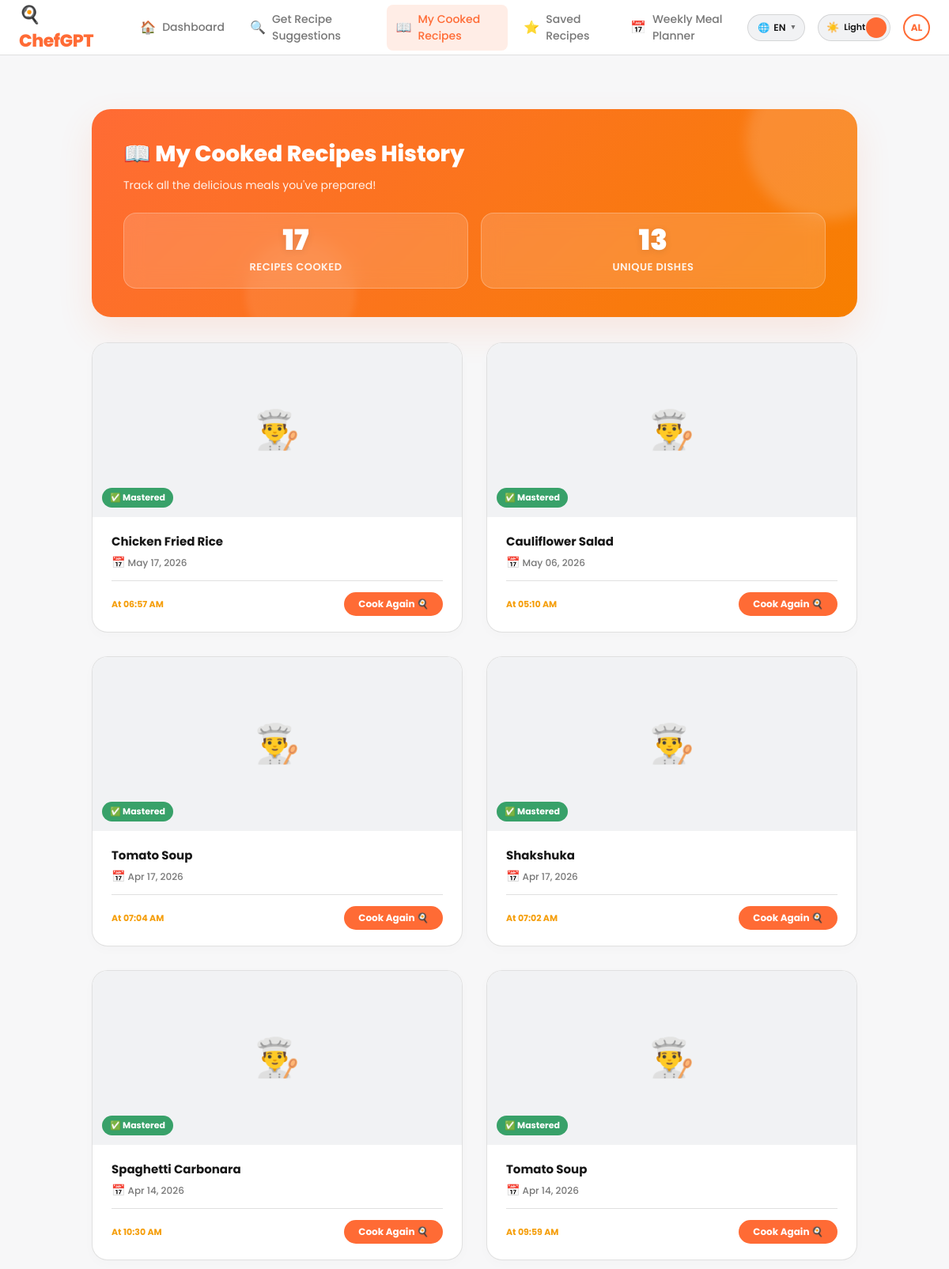
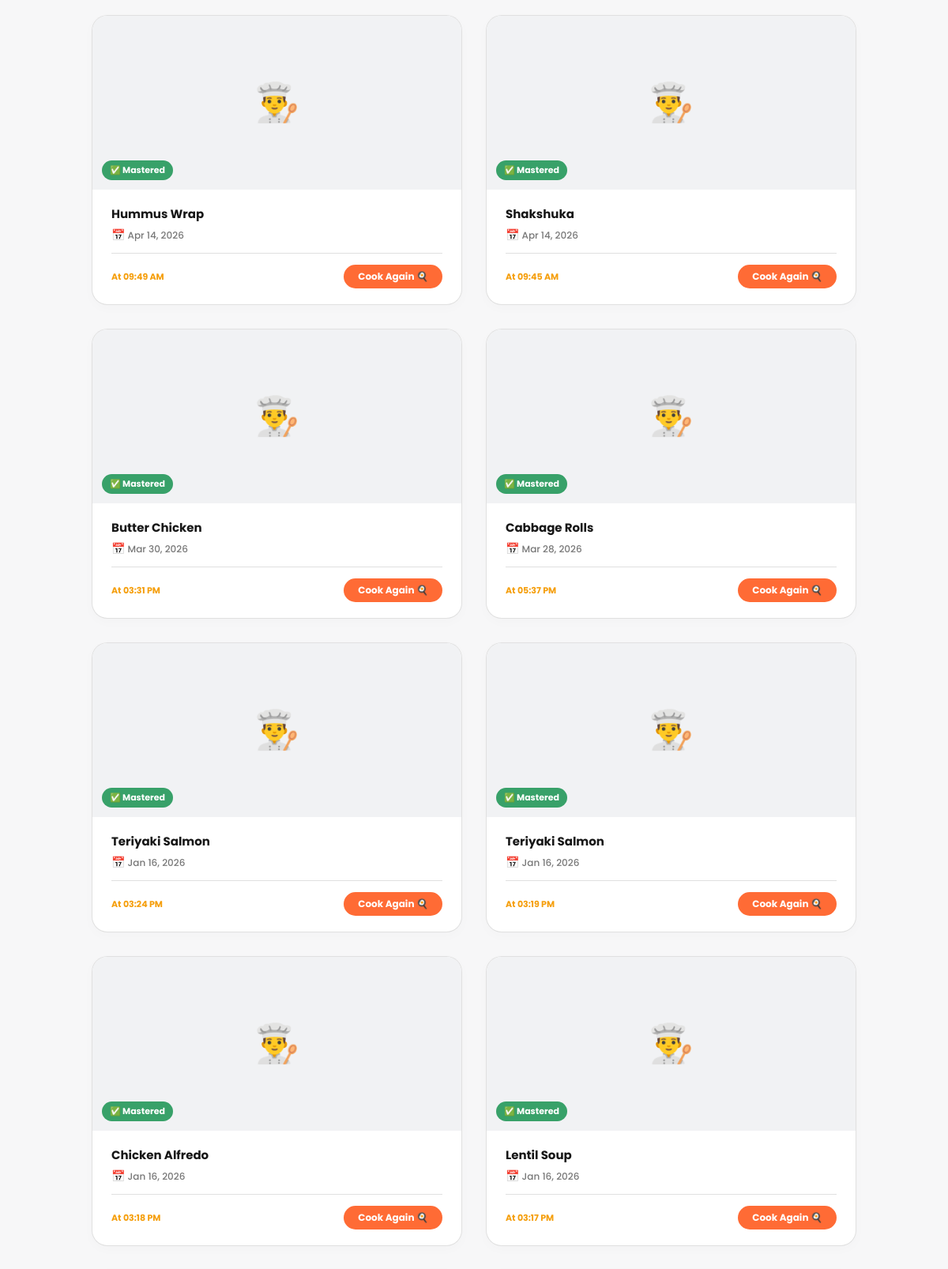
The app's page /cooked-history (signed in, upper part) with its own data (2 pictures, top to bottom).
### app.py (models this page shows)
class User(UserMixin, db.Model):
    id = db.Column(db.Integer, primary_key=True)
    username = db.Column(db.String(80), unique=True, nullable=False)
    email = db.Column(db.String(120), unique=True, nullable=False)
    password = db.Column(db.String(200), nullable=False)
    created_at = db.Column(db.DateTime, default=datetime.utcnow)
    role = db.Column(db.String(20), nullable=False, default='user')

class CookedRecipe(db.Model):
    __tablename__ = 'cooked_recipes'
    id = db.Column(db.Integer, primary_key=True)
    user_id = db.Column(db.Integer, db.ForeignKey('user.id'), nullable=False)
    recipe_id = db.Column(db.Integer, nullable=False)
    recipe_name = db.Column(db.String(200), nullable=False)
    cooked_at = db.Column(db.DateTime, default=datetime.utcnow)
    user = db.relationship('User', backref='cooked_recipes')

### app.py (the view)
@app.route("/cooked-history")
@login_required
def cooked_history():
    cooked_recipes = CookedRecipe.query.filter_by(user_id=current_user.id)\
        .order_by(CookedRecipe.cooked_at.desc()).all()
    return render_template("cooked_history.html", recipes=cooked_recipes)

### app.py (called while the page is built)
@login_manager.user_loader
def load_user(user_id):
    return User.query.get(int(user_id))

### templates/cooked_history.html (shortened to what this page needs)
{% extends "base.html" %}
{% block extra_head %}
    <link rel="stylesheet" href="{{ url_for('static', filename='css/history.css') }}">
{% endblock %}
{% block content %}
    <div class="container">
        <div class="page-header">
            <h2>📖 My Cooked Recipes History</h2>
            <p>Track all the delicious meals you've prepared!</p>
            <div class="stats">
                <div class="stat-card">
                    <div class="stat-number">{{ recipes|length }}</div>
                    <div class="stat-label">Recipes Cooked</div>
                </div>
                <div class="stat-card">
                    <div class="stat-number">{{ recipes|map(attribute='recipe_id')|unique|list|length }}</div>
                    <div class="stat-label">Unique Dishes</div>
                </div>
            </div>
        </div>
        {% if recipes|length == 0 %}
            <div class="empty-state">
                <div style="font-size: 48px; margin-bottom: 16px;">🍽️</div>
                <h3>No Recipes Cooked Yet</h3>
                <p>Start your cooking journey by finding recipes and marking them as cooked!</p>
                <a href="{{ url_for('recommend_page') }}">Find Recipes to Cook</a>
            </div>
        {% else %}
            <div class="recipe-grid">
            {% for cooked in recipes %}
                <div class="recipe-card" onclick="window.location.href='{{ url_for('recipe_detail', recipe_id=cooked.recipe_id) }}'">
                    <div class="recipe-card-img">
                        <div class="recipe-img-placeholder">👨‍🍳</div>
                        <div class="recipe-time-badge" style="background: #38A169;">✅ Mastered</div>
                    </div>
                    <div class="recipe-card-body">
                        <div class="recipe-card-name" style="font-size: 15px;">{{ cooked.recipe_name }}</div>
                        <div class="recipe-card-meta" style="color: var(--muted); font-weight: 500; margin-top: 4px;">
                            <span style="font-size: 14px;">📅</span> {{ cooked.cooked_at.strftime('%b %d, %Y') }}
                        </div>
                        <div class="recipe-card-footer" style="margin-top: 12px;">
                            <div class="recipe-rating" style="font-size: 11px;">At {{ cooked.cooked_at.strftime('%I:%M %p') }}</div>
                            <div class="recipe-view-btn" style="background: var(--brand);">Cook Again 🍳</div>
                        </div>
                    </div>
                </div>
            {% endfor %}
            </div>
        {% endif %}
    </div>
{% endblock %}

### templates/base.html (shortened to what this page needs)
<!DOCTYPE html>
<html lang="en">
<head>
    <link rel="stylesheet" href="{{ url_for('static', filename='css/dashboard.css') }}">
    {% block extra_head %}{% endblock %}
</head>
<body>
<div class="dashboard-layout">
  <header class="top-navbar">
    <div class="navbar-left">
      <div class="sidebar-logo">🍳 ChefGPT</div>
      <nav class="top-nav-links">
        <a href="{{ url_for('dashboard') }}" class="nav-item {% if request.endpoint == 'dashboard' %}active{% endif %}">
          <span class="nav-icon">🏠</span> Dashboard</a>
        <a href="{{ url_for('recommend_page') }}" class="nav-item {% if request.endpoint == 'recommend_page' %}active{% endif %}">
          <span class="nav-icon">🔍</span> Get Recipe Suggestions</a>
        <a href="{{ url_for('cooked_history') }}" class="nav-item {% if request.endpoint == 'cooked_history' %}active{% endif %}">
          <span class="nav-icon">📖</span> My Cooked Recipes</a>
        <a href="{{ url_for('saved_recipes') }}" class="nav-item {% if request.endpoint == 'saved_recipes' %}active{% endif %}">
          <span class="nav-icon">⭐</span> Saved Recipes</a>
        <a href="{{ url_for('meal_planner') }}" class="nav-item {% if request.endpoint == 'meal_planner' %}active{% endif %}">
          <span class="nav-icon">📅</span> Weekly Meal Planner</a>
      </nav>
    </div>
    <div class="navbar-right">
      <div class="lang-switcher" id="langSwitcher">
        <button class="lang-toggle-btn" id="langToggleBtn" onclick="toggleLangDropdown()" aria-label="Change language">
          <span id="langFlag">🌐</span>
          <span id="langLabel">EN</span>
          <span class="lang-caret">▾</span>
        </button>
      </div>
      <button class="theme-switch" type="button" onclick="toggleTheme()" aria-label="Toggle theme">
        <span class="theme-switch-icon" id="themeIcon">🌙</span>
        <span class="theme-switch-text" id="themeText">Dark</span>
        <span class="theme-switch-knob"></span>
      </button>
      <div class="avatar" onclick="openProfileDrawer()" style="border: 2px solid var(--brand); cursor: pointer;" title="Open Profile">{{ current_user.username[:2].upper() if current_user.is_authenticated else '' }}</div>
    </div>
  </header>
  <main class="main-content">
    <div class="page-content">
      {% block content %}{% endblock %}
    </div>
  </main>
</div>
        {% set diet_options = [('omnivore','🍽️ No Restrictions','Eats everything'),('vegetarian','🥦 Vegetarian','No meat, dairy & eggs ok'),('vegan','🌱 Vegan','No animal products'),('halal','☪️ Halal','No pork & alcohol')] %}
</body>
</html>

### static/css/history.css (style rules this page uses)
.container { max-width: 1000px; margin: 20px auto; padding: 0 16px; animation: slideUp 0.4s ease-out forwards; }
.page-header { background: linear-gradient(135deg, var(--brand) 0%, #f77f00 100%); padding: 36px 40px; border-radius: 24px; margin-bottom: 32px; position: relative; overflow: hidden; box-shadow: var(--shadow); color: white; }
.page-header::before { content: ''; position: absolute; top: -60px; right: -60px; width: 200px; height: 200px; background: rgba(255,255,255,0.15); border-radius: 50%; filter: blur(8px); }
.page-header::after { content: ''; position: absolute; bottom: -40px; left: 20%; width: 140px; height: 140px; background: rgba(255,255,255,0.08); border-radius: 50%; filter: blur(4px); }
.page-header h2 { font-size: 28px; font-weight: 800; margin-bottom: 8px; position: relative; z-index: 1; }
.page-header p { color: rgba(255,255,255,0.9); font-size: 14px; position: relative; z-index: 1; }
.stats { display: flex; gap: 16px; margin-top: 24px; position: relative; z-index: 1; }
.stat-card { background: rgba(255,255,255,0.15); backdrop-filter: blur(12px); border: 1px solid rgba(255,255,255,0.25); padding: 16px 24px; border-radius: 16px; flex: 1; text-align: center; transition: all 0.3s cubic-bezier(0.4, 0, 0.2, 1); }
.stat-number { font-size: 36px; font-weight: 900; color: white; line-height: 1; margin-bottom: 6px; text-shadow: 0 2px 10px rgba(0,0,0,0.1); }
.stat-label { color: rgba(255,255,255,0.9); font-size: 13px; font-weight: 600; text-transform: uppercase; letter-spacing: 0.5px; }

### records on screen
User: username "AL"
CookedRecipe: recipe_name "Chicken Fried Rice", cooked_at "May 17, 2026", cooked_at "06:57 AM"
CookedRecipe: recipe_name "Cauliflower Salad", cooked_at "May 06, 2026", cooked_at "05:10 AM"
CookedRecipe: recipe_name "Tomato Soup", cooked_at "Apr 17, 2026", cooked_at "07:04 AM"
CookedRecipe: recipe_name "Shakshuka", cooked_at "Apr 17, 2026", cooked_at "07:02 AM"
CookedRecipe: recipe_name "Spaghetti Carbonara", cooked_at "Apr 14, 2026", cooked_at "10:30 AM"
CookedRecipe: recipe_name "Tomato Soup", cooked_at "Apr 14, 2026", cooked_at "09:59 AM"
CookedRecipe: recipe_name "Hummus Wrap", cooked_at "Apr 14, 2026", cooked_at "09:49 AM"
CookedRecipe: recipe_name "Shakshuka", cooked_at "Apr 14, 2026", cooked_at "09:45 AM"
CookedRecipe: recipe_name "Butter Chicken", cooked_at "Mar 30, 2026", cooked_at "03:31 PM"
CookedRecipe: recipe_name "Cabbage Rolls", cooked_at "Mar 28, 2026", cooked_at "05:37 PM"
CookedRecipe: recipe_name "Teriyaki Salmon", cooked_at "Jan 16, 2026", cooked_at "03:24 PM"
CookedRecipe: recipe_name "Teriyaki Salmon", cooked_at "Jan 16, 2026", cooked_at "03:19 PM"
CookedRecipe: recipe_name "Chicken Alfredo", cooked_at "Jan 16, 2026", cooked_at "03:18 PM"
CookedRecipe: recipe_name "Lentil Soup", cooked_at "Jan 16, 2026", cooked_at "03:17 PM"

### other values on screen
{{ recipes|length }} "17"
{{ recipes|map(attribute='recipe_id')|unique|list|length }} "13"
